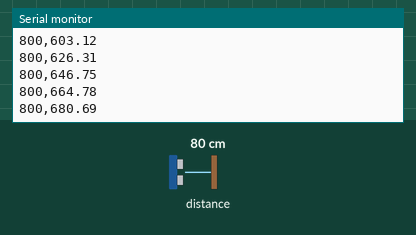
This sketch was run on a simulated ESP32-C3. On the bench: the last lines printed to the serial monitor. The inputs (shaded band) are chosen by the test bench; at power-on: distance to the obstacle 80 cm.

Above: at 1.2 s.
1.3 s: distance to the obstacle set to 2 cm
At 1.35 s:
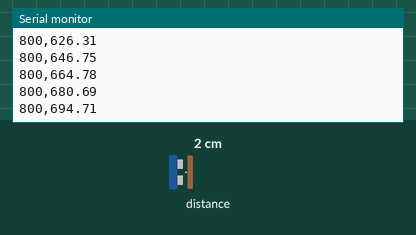
2.8 s: distance to the obstacle set to 4 cm
At 2.84 s:
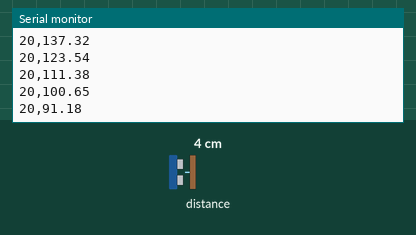
Timing chart, 0 to 5.8 s (numbered marks = the images above; inputs shaded):
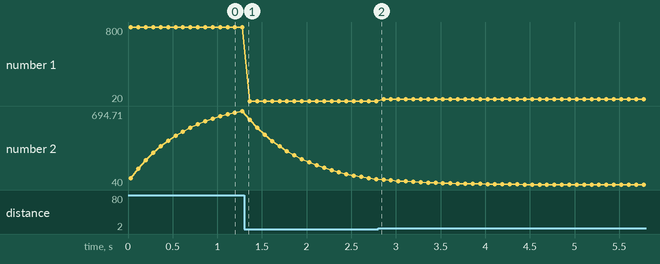

Measured:
- plotted number 1: 800 → 20 after the input at 1.3 s
- plotted number 2: 694.71 → 91.18 after the input at 1.3 s

The sketch:

VL53L0X_ESP32-C3-SUPERMINI.ino
```cpp
#include <Wire.h>
#include <Adafruit_VL53L0X.h>

// ESP32-C3 Supermini I2C pins
#define I2C_SDA 8
#define I2C_SCL 9

Adafruit_VL53L0X lox;

// Kalman filter variables
float q = 0.125;   // process noise covariance
float r = 8.0;     // measurement noise covariance
float x_est = 0;   // estimated value
float p_est = 1;   // estimation error covariance

void setup() {
  Serial.begin(115200);
  while (!Serial) delay(10);

  // I2C init
  Wire.begin(I2C_SDA, I2C_SCL);

  // sensor init
  if (!lox.begin()) {
    Serial.println("VL53L0X init failed");
    while (1) delay(100);
  }

  // CSV header for Arduino plotter
  Serial.println("Raw,Filtered");
}

void loop() {
  // take measurement
  VL53L0X_RangingMeasurementData_t m;
  lox.rangingTest(&m, false);
  float z = (m.RangeStatus != 4) ? m.RangeMilliMeter : 0;

  // Kalman prediction
  float x_pred = x_est;
  float p_pred = p_est + q;

  // Kalman update
  float k_gain = p_pred / (p_pred + r);
  x_est = x_pred + k_gain * (z - x_pred);
  p_est = (1 - k_gain) * p_pred;

  // output CSV: raw,filtered
  Serial.printf("%.0f,%.2f\n", z, x_est);

  delay(50);  // adjust sampling rate if needed
}
```
